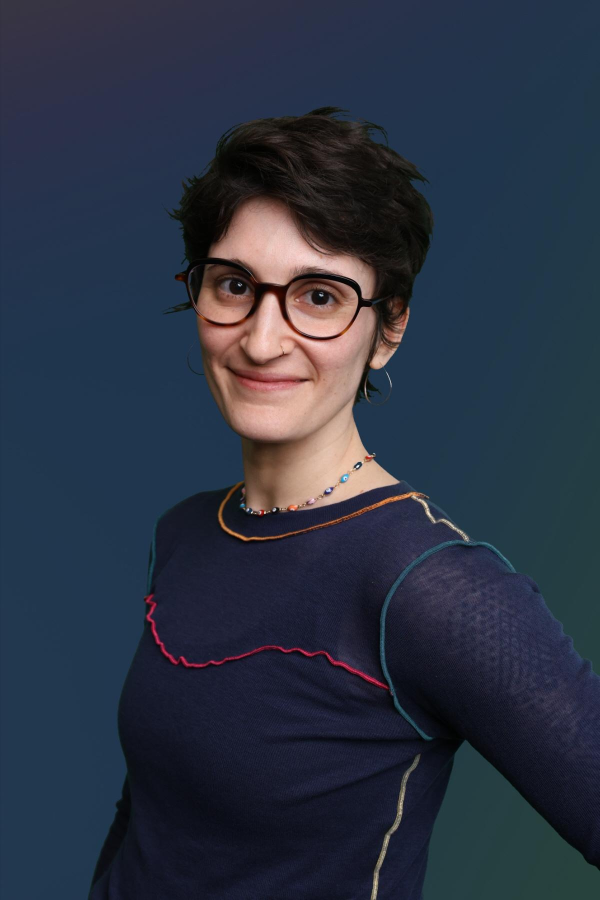
#> input picture images/bess.jpg, 1200 x 1800 px, found by its file name (shown at 1/2 size)
$ python brighten-portrait.py ../images/bess.jpg
#> lines starting #> are read from the running program, lines starting #| are printed output that depends on the picture
"""Brighten the About portrait (images/bess.jpg) into a new 2x export.

usage: python3 tools/brighten-portrait.py [OUT_NAME]   (default: bess-bright)

Writes images/OUT_NAME.jpg and .webp at 640x1000 (2x the 320x500 display
size, cropped like object-position: center 18%). The original is untouched.

Adjustments, gentle by design:
- exposure: +0.25 EV (linear gain)
- shadows: lifted with a curve that peaks around the lower-mid tones and
  leaves highlights alone
- white balance: a touch warmer (red up, blue down, in linear light)
- background: dark, bluish pixels (the backdrop and sweater, not hair,
  glasses or skin) get an extra lift and keep their blue, so the backdrop
  reads as navy instead of near-black
- light unsharp mask after the resize (radius 1, amount 60%)
"""
import sys
import numpy as np
from PIL import Image, ImageFilter

EXPOSURE_EV = 0.25
SHADOW_LIFT = 0.10
WARM = (1.03, 1.0, 0.965)      # linear-light RGB gains
BG_LIFT = 0.30                 # extra linear gain for the masked backdrop
OUT = (640, 1000)

def to_lin(x): return np.where(x <= 0.04045, x / 12.92, ((x + 0.055) / 1.055) ** 2.4)
def to_srgb(x): return np.where(x <= 0.0031308, x * 12.92, 1.055 * np.clip(x, 0, None) ** (1 / 2.4) - 0.055)
def smooth(e0, e1, x): t = np.clip((x - e0) / (e1 - e0), 0, 1); return t * t * (3 - 2 * t)

def main(name='bess-bright'):
#> called with name = '../images/bess.jpg'
    im = Image.open('images/bess.jpg').convert('RGB')
#> im is the input picture: PIL image 1200x1800 RGB; mean R, G, B 43.3, 50.7, 66.2
    w, h = im.size
#> w = 1200; h = 1800
    cw = round(h * OUT[0] / OUT[1])                  # 16:25 crop width
#> cw = 1152
    x0 = (w - cw) // 2
#> x0 = 24
    im = im.crop((x0, 0, x0 + cw, h)).resize(OUT, Image.LANCZOS)
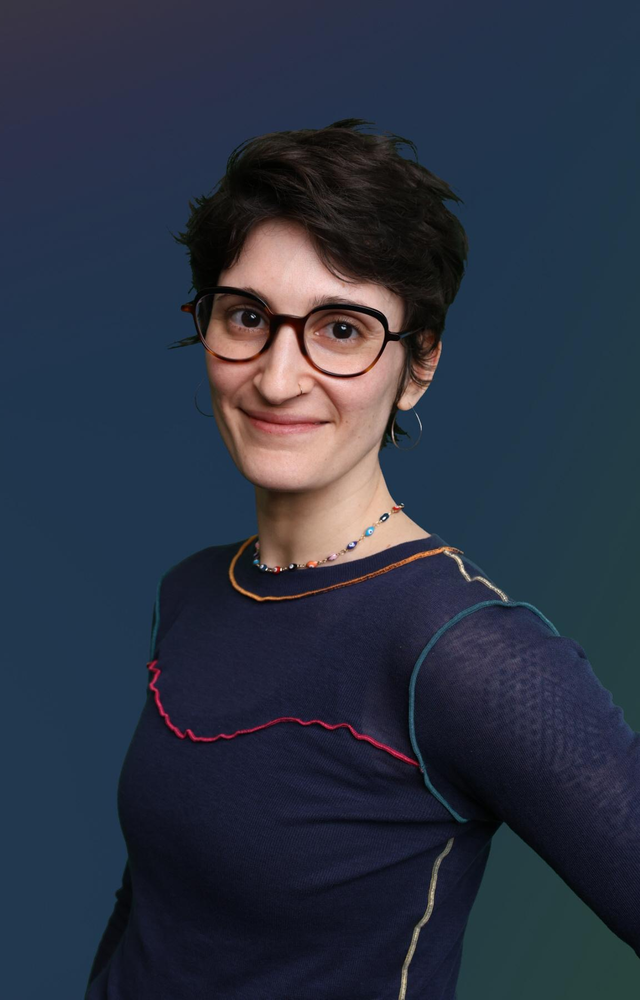
#> im: PIL image 640x1000 RGB; mean R, G, B 43.6, 50.6, 66

    s = np.asarray(im).astype(np.float64) / 255
    lin = to_lin(s)

    # Backdrop mask: bluish and dark, feathered so there are no edges
    r, g, b = s[..., 0], s[..., 1], s[..., 2]
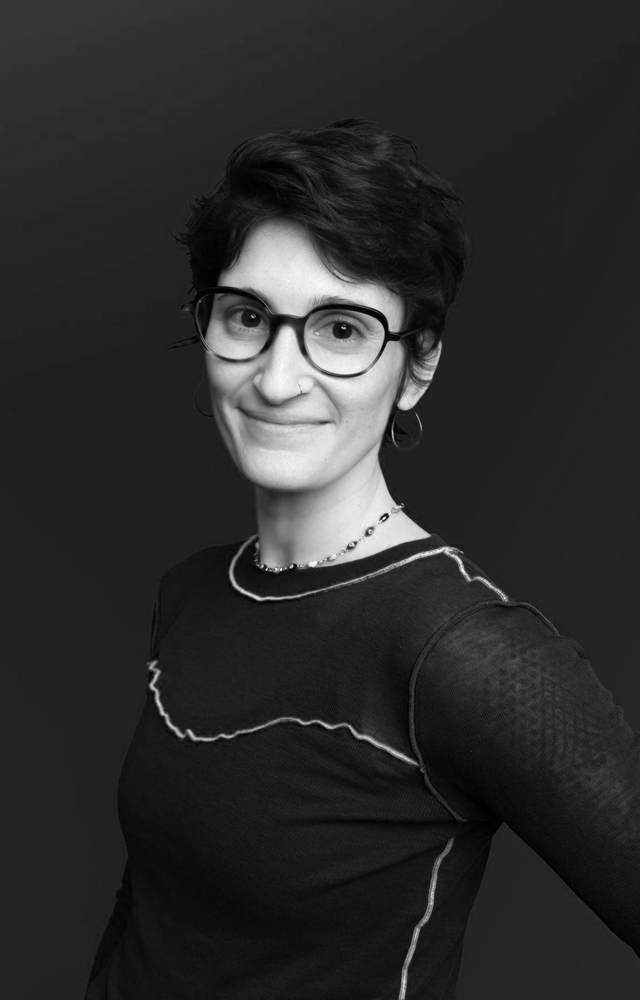
#> r: shape (1000, 640) float64; min 0, max 1, mean 0.171
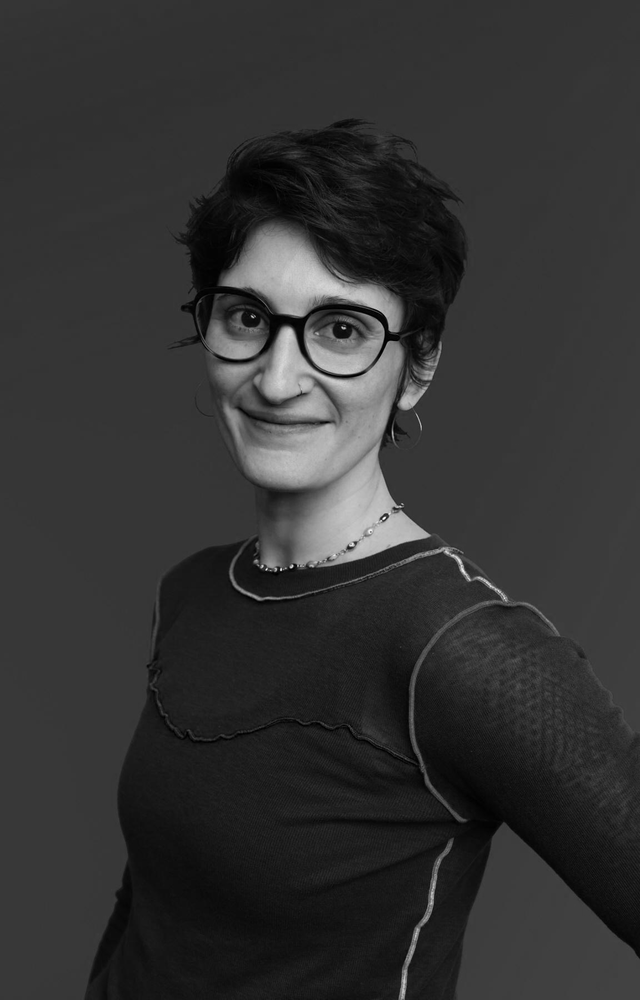
#> g: shape (1000, 640) float64; min 0, max 1, mean 0.199
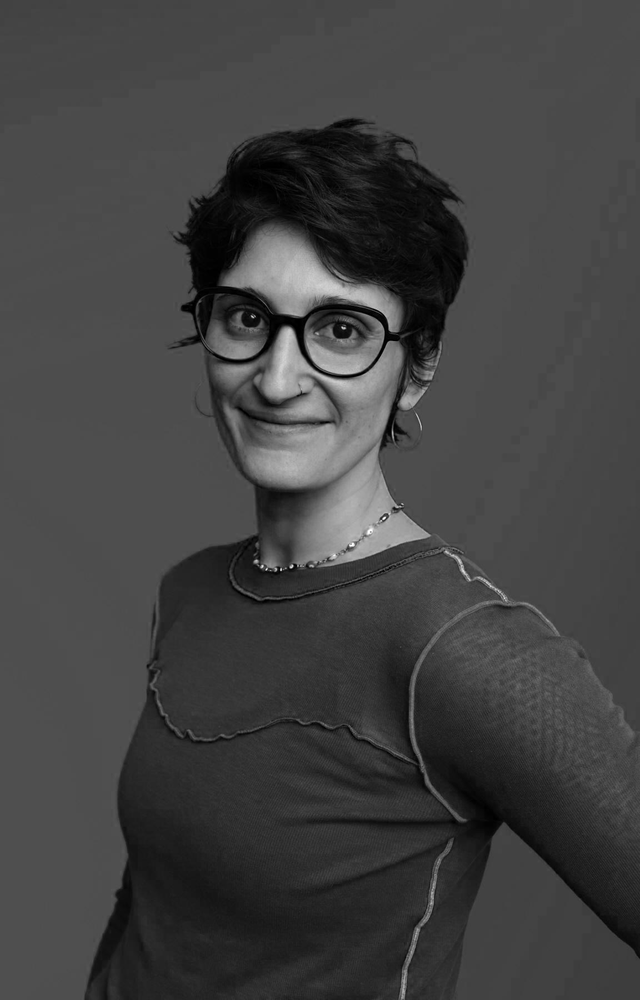
#> b: shape (1000, 640) float64; min 0, max 1, mean 0.259
    luma = 0.2126 * r + 0.7152 * g + 0.0722 * b
    mask = smooth(0.02, 0.08, b - r) * (1 - smooth(0.25, 0.42, luma))
    # grow the mask up to the hair/shoulder edge before feathering, so the
    # backdrop right beside the subject is lifted too (no dark rim)
    mask_img = (Image.fromarray((mask * 255).astype(np.uint8))
                .filter(ImageFilter.MaxFilter(7)).filter(ImageFilter.GaussianBlur(3)))
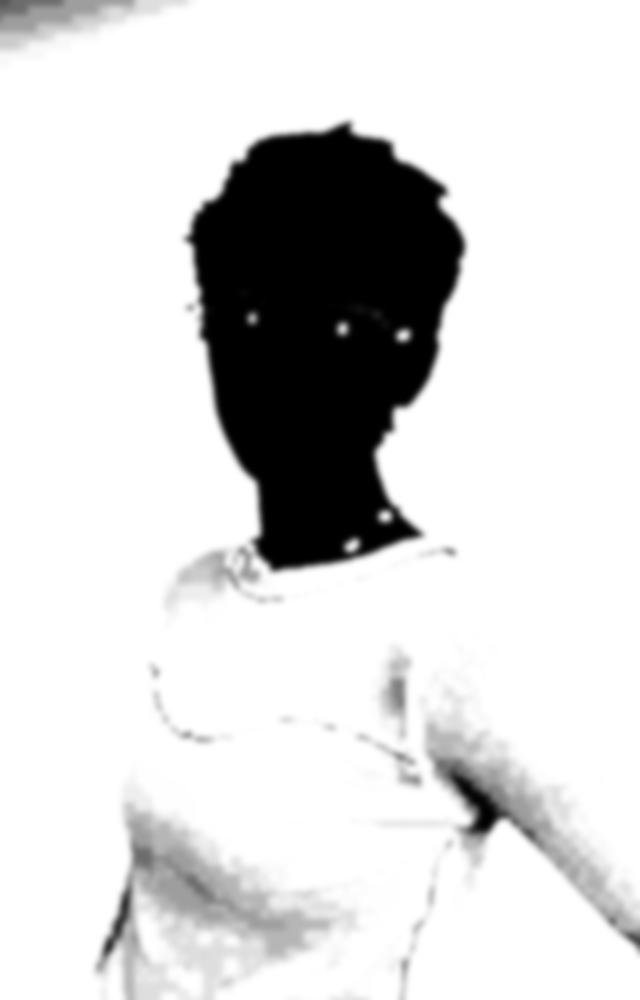
#> mask_img: PIL image 640x1000 L; min 0, max 255, mean 215.3
    mask = (np.asarray(mask_img).astype(np.float64) / 255)[..., None]
#> mask: shape (1000, 640, 1) float64

    lin = lin * 2 ** EXPOSURE_EV
    warm = np.array(WARM)
    lin = lin * (warm * (1 - mask) + 1.0 * mask)      # keep the backdrop's blue
    lin = lin * (1 + BG_LIFT * mask)
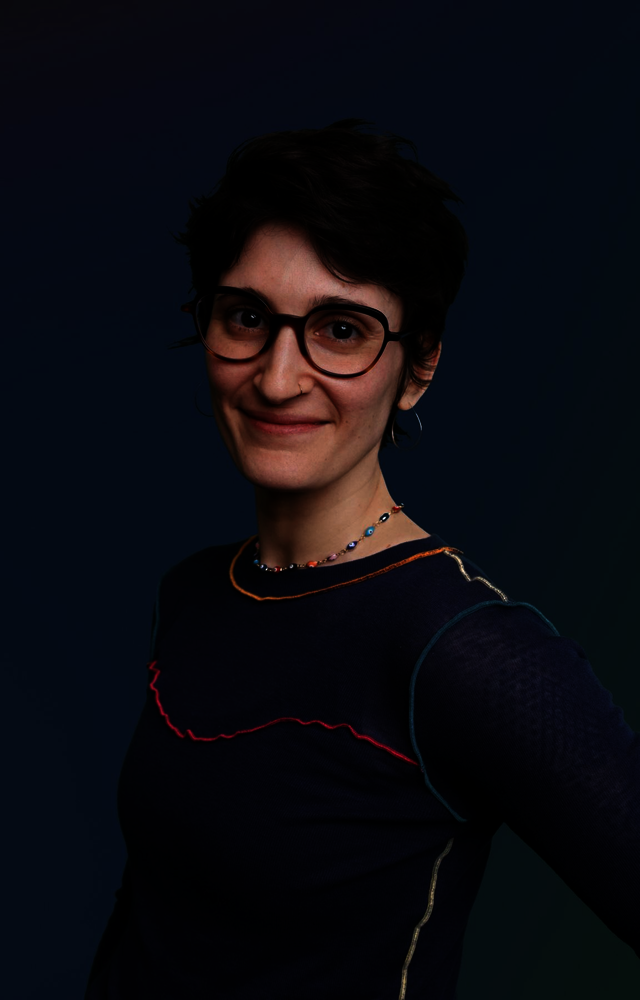
#> lin: shape (1000, 640, 3) float64; mean R, G, B 0.069, 0.0649, 0.095; drawn with min black and max white

    out = to_srgb(np.clip(lin, 0, 1))
    out = out + SHADOW_LIFT * 4 * out * (1 - out) ** 2   # +~0.06 near 1/3, 0 at ends
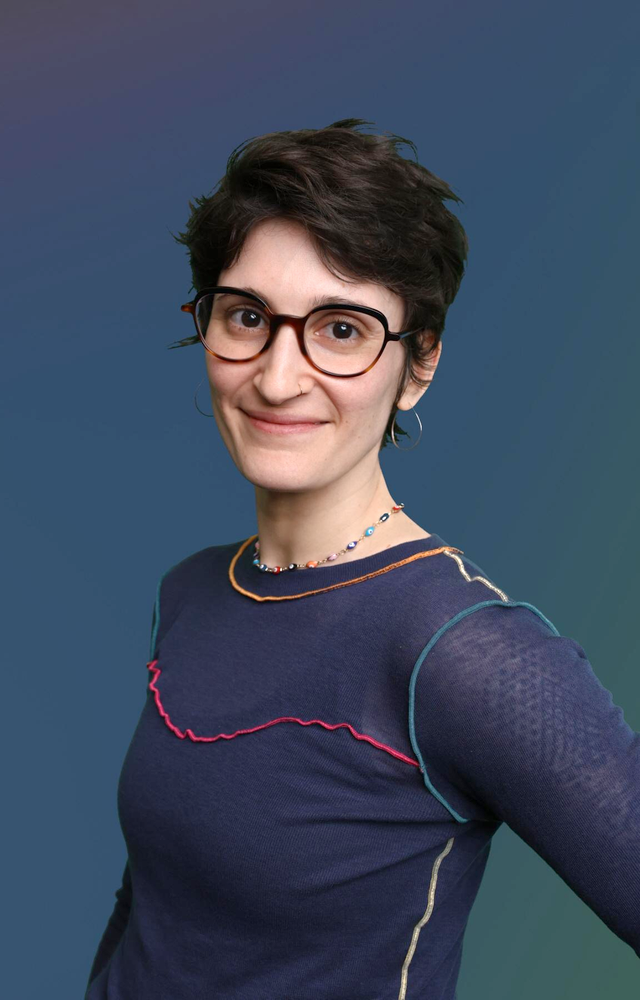
#> out: shape (1000, 640, 3) float64; mean R, G, B 0.25, 0.291, 0.367
    out = Image.fromarray((np.clip(out, 0, 1) * 255 + 0.5).astype(np.uint8))
#> out: PIL image 640x1000 RGB
    out = out.filter(ImageFilter.UnsharpMask(radius=1, percent=60, threshold=0))
    out.save(f'images/{name}.jpg', quality=82, optimize=True, progressive=True)
    out.save(f'images/{name}.webp', quality=80, method=6)
    print(f'images/{name}.jpg / .webp  {OUT[0]}x{OUT[1]}')

if __name__ == '__main__':
    main(*sys.argv[1:])
